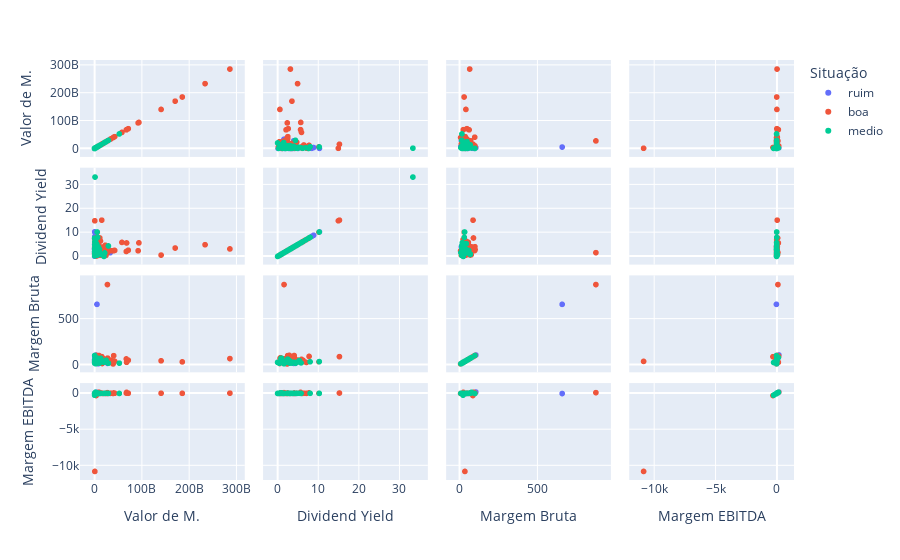

Notebook cell for this chart:
### Code cell
grafico = px.scatter_matrix(df, dimensions=["Valor de M.", 'Dividend Yield', "Margem Bruta", "Margem EBITDA"], color='Situação')
grafico.show()
